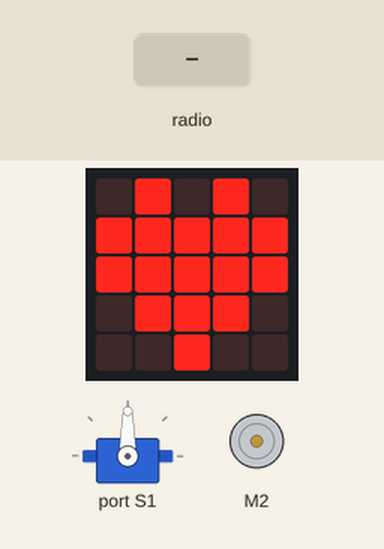
The program below on a simulated BBC micro:bit (MakeCode). Parts: servo, the board's 5×5 LED display, DC motor (green arrow = forward, orange = backward, longer = faster). The test bench sets the inputs (shaded band).

Above: at 1.8 s.
1.9 s: radio message "angle=1" arrives
At 2.4 s:
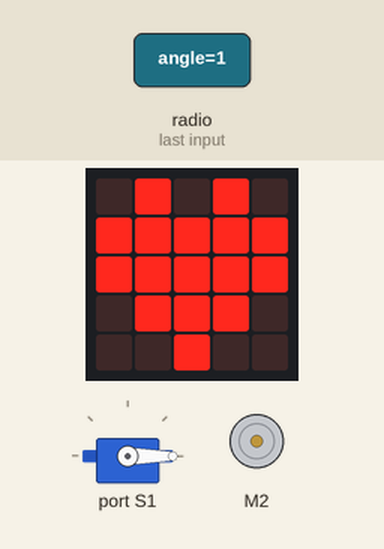
3.4 s: radio message "angle=100" arrives
At 4.6 s:
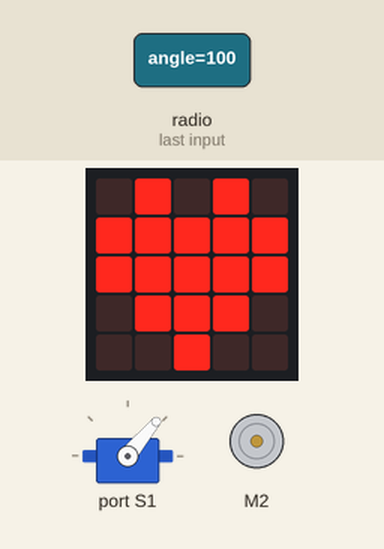
4.9 s: radio message "speed=1" arrives
At 5.9 s:
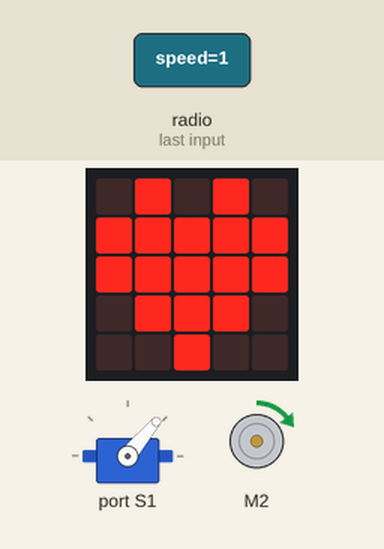
6.4 s: radio message "angle=0" arrives
At 7.0 s:
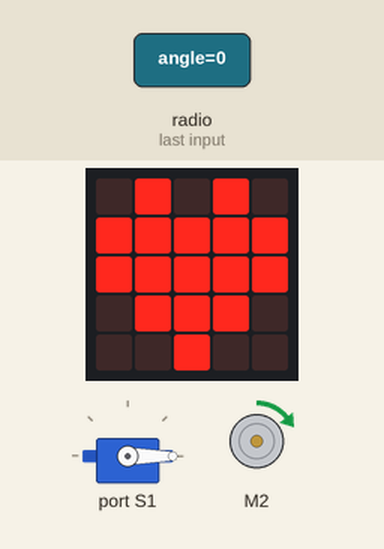
7.9 s: radio message "speed=100" arrives
At 8.2 s:
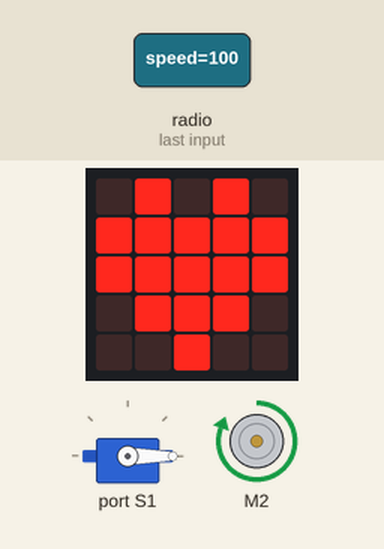
9.4 s: radio message "angle=100" arrives
At 10.5 s:
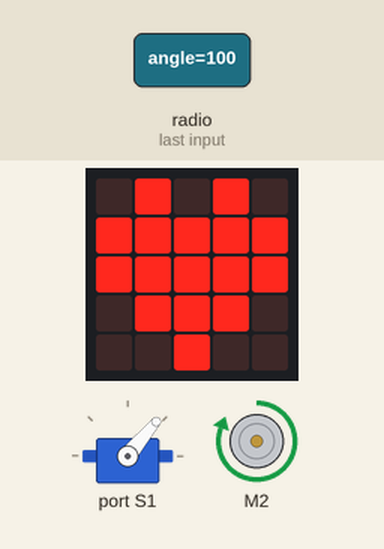
Timing chart, 0 to 11.9 s (numbered marks = the images above; inputs shaded):
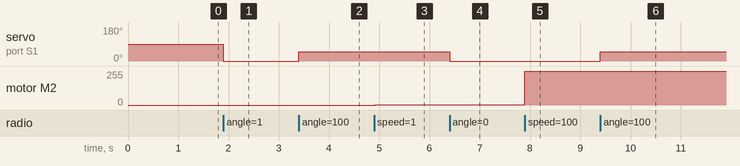

Measured:
- after the input at 1.9 s, servo on port S1: 90° → 0° at once
- after the input at 3.4 s, servo on port S1: 0° → 50° at once
- after the input at 4.9 s, motor M2: stopped → forward 3/255 at once
- after the input at 6.4 s, servo on port S1: 50° → 0° at once
- after the input at 7.9 s, motor M2: forward 3/255 → forward 255/255 at once
- after the input at 9.4 s, servo on port S1: 0° → 50° at once

The program:

main.ts
```typescript
radio.onReceivedValue(function (name, value) {
    if (name == "angle") {
        wuKong.setServoAngle(wuKong.ServoTypeList._360, wuKong.ServoList.S1, value)
    } else if (name == "speed") {
        wuKong.setMotorSpeed(wuKong.MotorList.M2, value)
    }
})
radio.setGroup(1)
wuKong.setServoAngle(wuKong.ServoTypeList._360, wuKong.ServoList.S1, 180)
basic.showIcon(IconNames.Heart)
```

test.ts
```typescript
// Tady jsou testy. Při použití tohoto balíčku jako rozšíření nebude zkompilováno.
```
